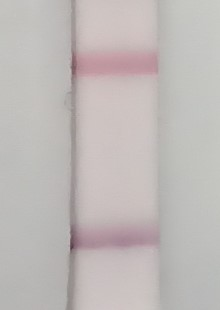
%> input picture Kode/Positif_1.jpg, 220 x 310 px
$ octave Camera.m   (GNU Octave 9; MATLAB toolbox functions it lacks are replaced by stand-ins)
%> lines starting %> are read from the running program, lines starting %| are printed output that depends on the picture
% [128 lines of commented-out code are left out]

gambar = imread('Positif_1.jpg');
%> gambar is the input picture: size 310x220x3 uint8; mean R, G, B 191.3, 185.6, 183.9
gambar_inverted = 255-gambar;
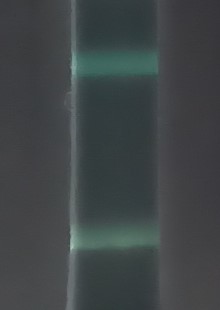
%> gambar_inverted: size 310x220x3 uint8; mean R, G, B 63.7, 69.4, 71.1
g = gambar_inverted(:,:,2);
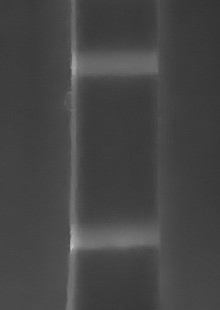
%> g: size 310x220 uint8; min 52, max 194, mean 69.4
imshow(g);
num_boxes = 3; % Ganti sesuai dengan jumlah kotak yang ingin Anda buat
rectangles = cell(num_boxes, 1);

for i = 1:num_boxes
%> (the run ends here)

$ run again, with Kode/Negatif_1.jpg copied over Kode/Positif_1.jpg
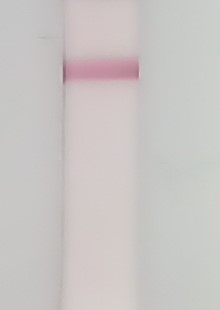
%> input picture Kode/Negatif_1.jpg, 220 x 310 px
%> gambar is the input picture: size 310x220x3 uint8; mean R, G, B 201.6, 197.4, 195.9
%> `gambar_inverted = 255-gambar;`:
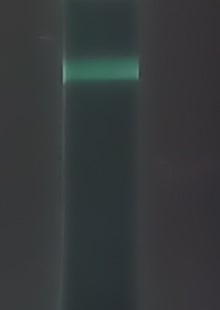
%> gambar_inverted: size 310x220x3 uint8; mean R, G, B 53.4, 57.6, 59.1
%> `g = gambar_inverted(:,:,2);`:
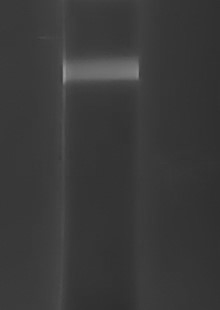
%> g: size 310x220 uint8; min 46, max 154, mean 57.6

$ run again, with Kode/Positif_2.jpg copied over Kode/Positif_1.jpg
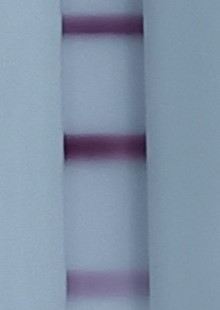
%> input picture Kode/Positif_2.jpg, 220 x 310 px
%> gambar is the input picture: size 310x220x3 uint8; mean R, G, B 129.7, 146.6, 167.5
%> `gambar_inverted = 255-gambar;`:
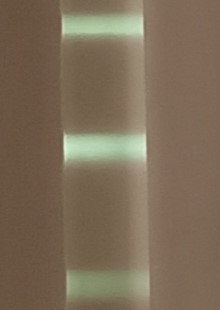
%> gambar_inverted: size 310x220x3 uint8; mean R, G, B 125.3, 108.4, 87.5
%> `g = gambar_inverted(:,:,2);`:
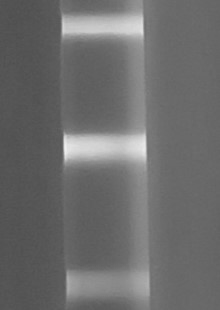
%> g: size 310x220 uint8; min 78, max 239, mean 108.4
